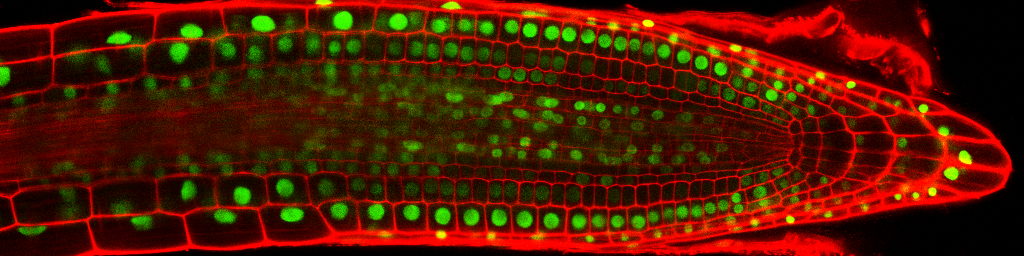
%> input picture CW-images/StackNinja1.bmp, 1024 x 256 px
$ octave main.m   (GNU Octave 9; MATLAB toolbox functions it lacks are replaced by stand-ins)
%> lines starting %> are read from the running program, lines starting %| are printed output that depends on the picture
### nuclei_counter.m
function nuclei_counter(image)

% apply top hat and bottom hat filter
se = strel('disk',30);
tophat = imtophat(image,se);
bottomhat = imbothat(image,se);
hatFilter = (tophat - bottomhat);
filterImage = image + hatFilter;

% open image
se2 = strel('disk',7);
afterOpening = imopen(filterImage,se2);


%and then detect edge using laplacian of gaussian
afterOpening = imadjust(afterOpening, [.01 .3], [0 1]);
lap = fspecial('laplacian', 1);
edges = imfilter(afterOpening, lap);
afterOpening = edges+afterOpening;
afterOpening = edges+afterOpening;
afterOpening = edges+afterOpening;
afterOpening = edges+afterOpening;
outputImage = afterOpening+20;
figure;imshow(outputImage);title('outputImage');

end

### main.m
close all;
clear;

%read
sns = imread('CW-images\StackNinja1.bmp');
%> sns is the input picture: size 256x1024x3 uint8; mean R, G, B 80.4, 25.1, 0

%remove blue and red colour
sns(:, :, 1) = 0;
sns(:, :, 3) = 0;

%sharpen
snss = imsharpen(sns);
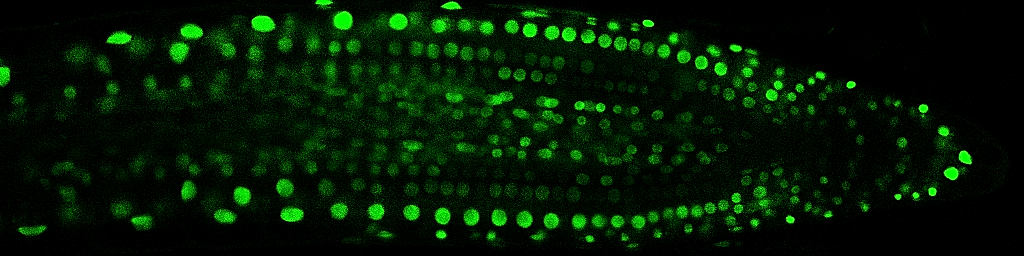
%> snss: size 256x1024x3 uint8; mean R, G, B 2.9, 25.1, 2.4

%contrast
snssa = imadjust(snss,[.01 .6], [0 1]);
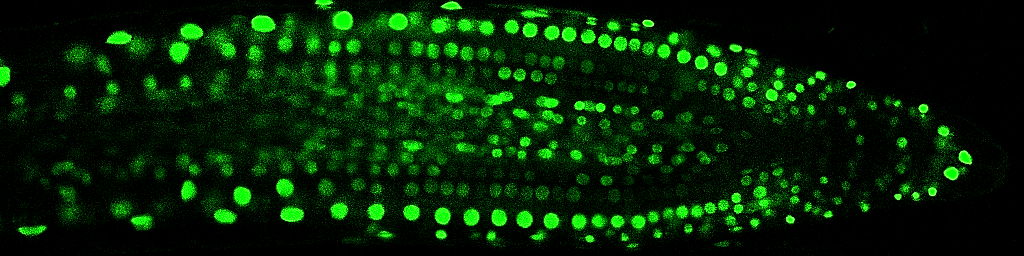
%> snssa: size 256x1024x3 uint8; mean R, G, B 3.7, 36.4, 3

%grayscale
snssag = rgb2gray(snssa);

%remove noise
snssagf = medfilt2(snssag);

%function
nuclei_counter(snssagf);
%> in nuclei_counter, `bottomhat = imbothat(image,se);`:
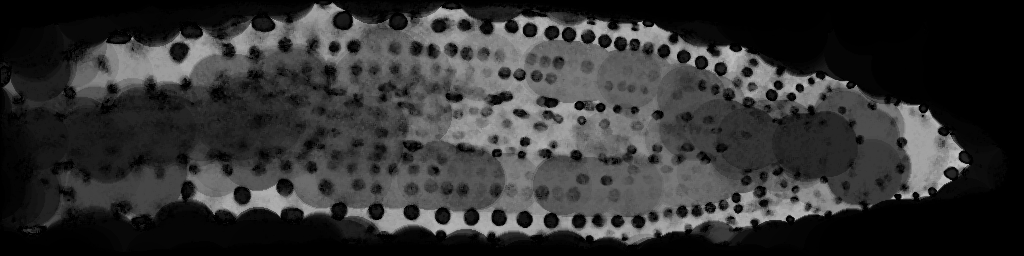
%> bottomhat: size 256x1024 uint8; min 0, max 191, mean 51
%> in nuclei_counter, `hatFilter = (tophat - bottomhat);`:
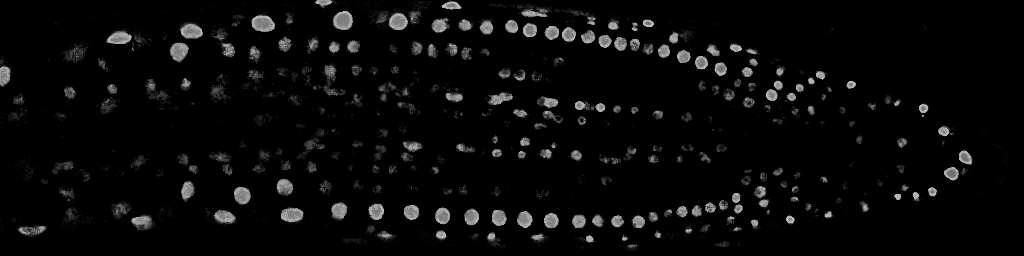
%> hatFilter: size 256x1024 uint8; min 0, max 199, mean 9.3
%> in nuclei_counter, `filterImage = image + hatFilter;`:
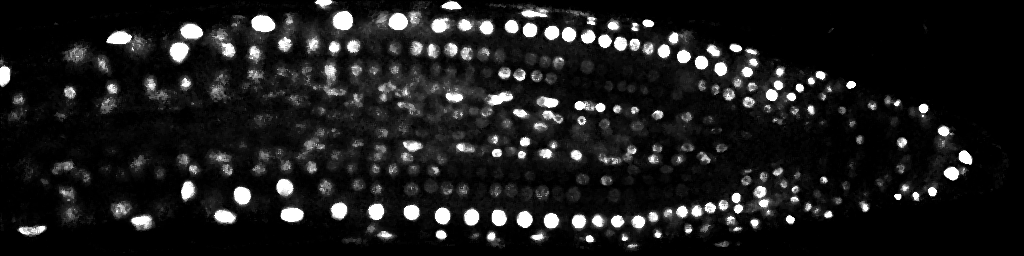
%> filterImage: size 256x1024 uint8; min 0, max 255, mean 28.2
%> in nuclei_counter, `edges = imfilter(afterOpening, lap);`:
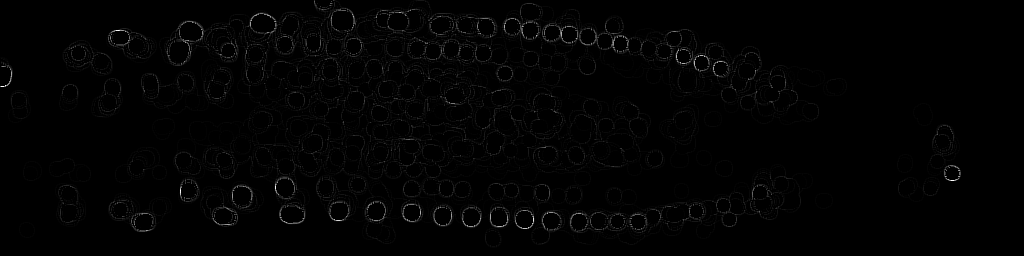
%> edges: size 256x1024 uint8; min 0, max 255, mean 2.5
%> in nuclei_counter, `afterOpening = edges+afterOpening;`:
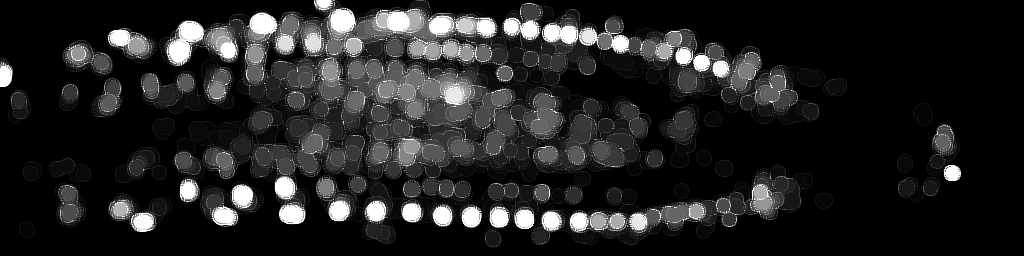
%> afterOpening: size 256x1024 uint8; min 0, max 255, mean 34.7

$ run again, with CW-images/StackNinja2.bmp copied over CW-images/StackNinja1.bmp
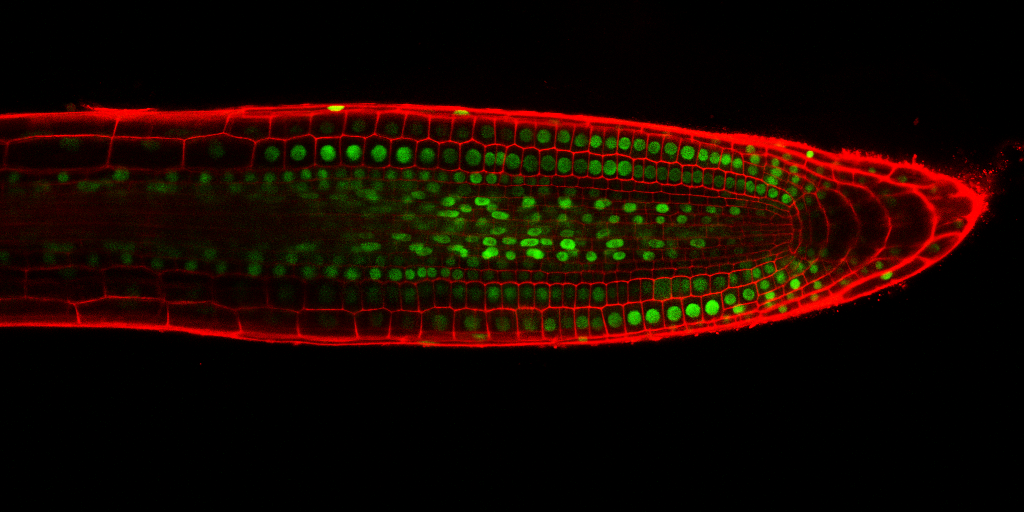
%> input picture CW-images/StackNinja2.bmp, 1024 x 512 px
%> sns is the input picture: size 512x1024x3 uint8; mean R, G, B 24.8, 7.4, 0
%> `snssa = imadjust(snss,[.01 .6], [0 1]);`:
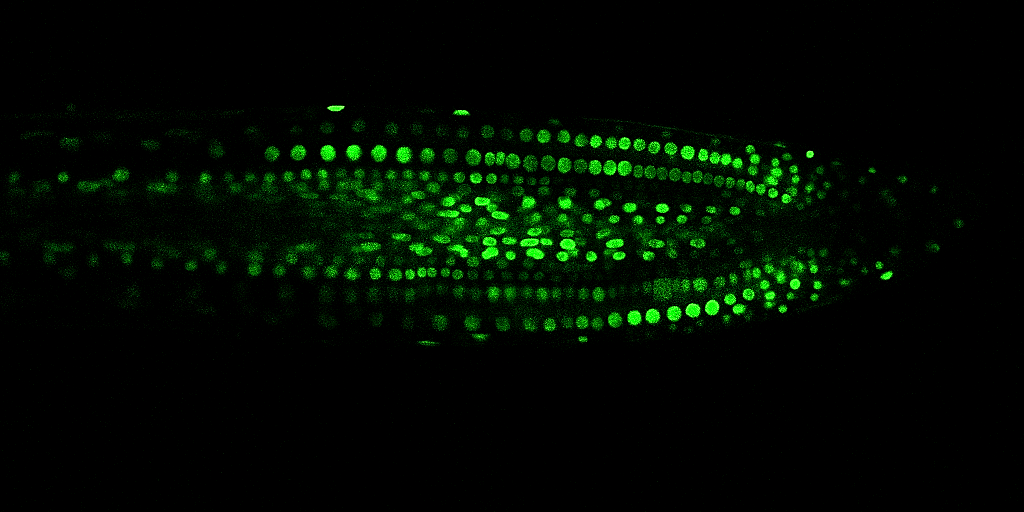
%> snssa: size 512x1024x3 uint8; mean R, G, B 1.1, 11.1, 0.9
%> in nuclei_counter, `outputImage = afterOpening+20;`:
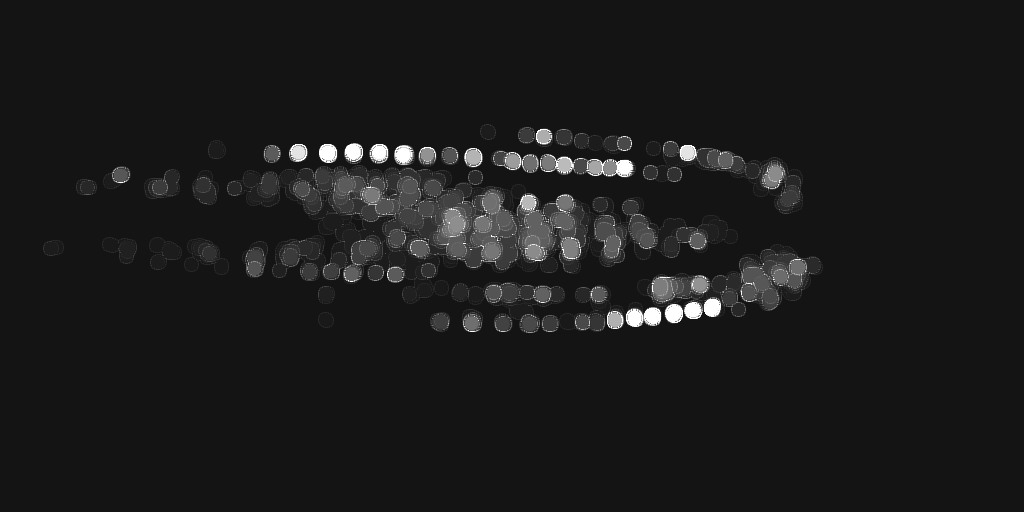
%> outputImage: size 512x1024 uint8; min 20, max 255, mean 26.9
